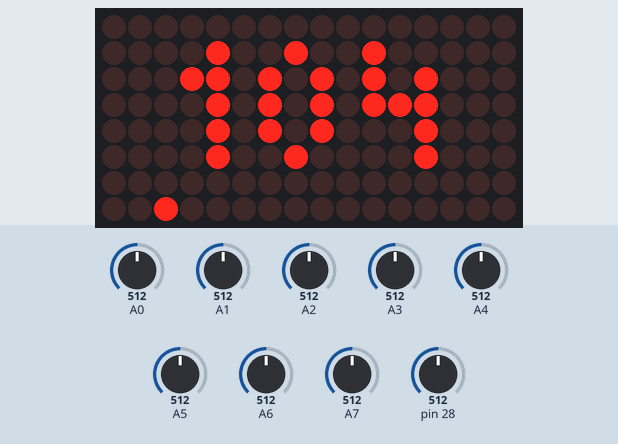
This sketch was run on a simulated Teensy 4. On the bench: 16×8 LED matrix. The test bench sets the inputs (shaded band); at power-on: pin 28 = 512, A0 = 512, A1 = 512, A2 = 512, A3 = 512, A4 = 512, A5 = 512, A6 = 512, A7 = 512. MIDI output is not drawn.

Above: at 6.2 s.
6.3 s: pin 28 set to 992
At 6.9 s:
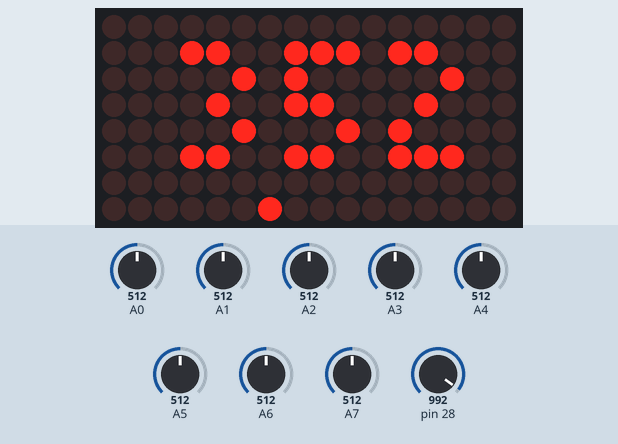
8.3 s: pin 28 set to 716
At 8.57 s:
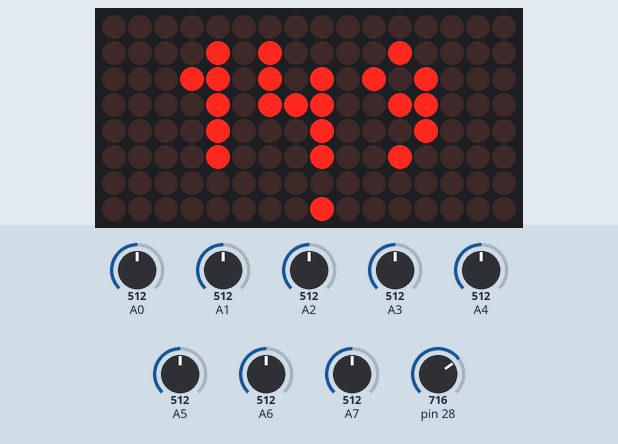
9.8 s: pin 28 set to 306
At 10.5 s:
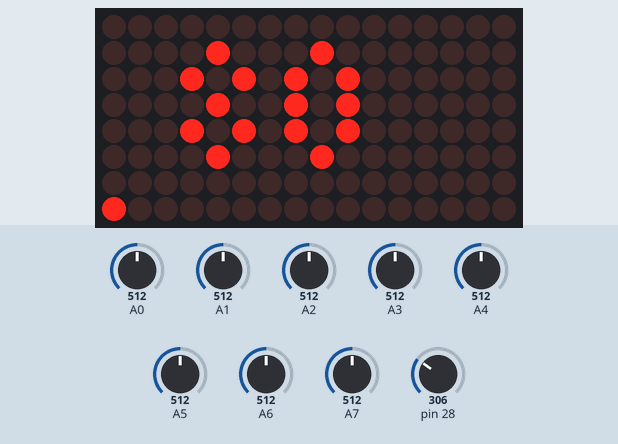
Timing chart, 0 to 12.8 s (numbered marks = the images above; inputs shaded):
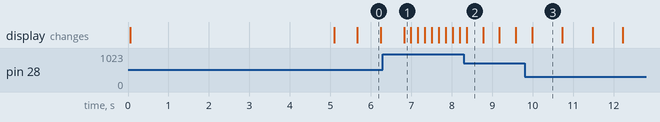

The sketch:

sequencer-modded.ino
```cpp
// (licence header left out)
/*
  Using principles from the following Arduino tutorials:
    Analog Input  - https://www.arduino.cc/en/Tutorial/BuiltInExamples/AnalogInput
    Arduino MIDI Library - https://github.com/FortySevenEffects/arduino_midi_library
*/

/* Modified by Mike, for Teensy 4.1, added an inputs for midi select and for BPM adjust...
 * also to utilize adafruit LED Matrix display
 * the code intially waits for about 5 sec for user to set midi channel, while it displays the midi channel i.e. "M9"
 * then the sequencer starts, note that it uses A0-A7 analog pins for the 8 notes of sequencer steps...
 * So I had to change the SCL and SCA for the LED Matrix I2C to SCL2 and SCA2, which means I needed to edit
 * Adafruit I2C and Adafruit LED Backpack files, changing &Wire to &Wire2...your mileage may vary
 * pins A14 for BPM input and A15 for midi channel...I didn't want to risk drama, but it is possible maybe to just use one
 * pin for that.
 * Standard Teensy Midi setup.
 */
#include <MIDI.h> //you can either use usb for midi output or wire up a midi circuit using TX1 and RX1 on T4.1
#include <Wire.h>
#include <Adafruit_GFX.h>
#include "Adafruit_LEDBackpack.h"
#include <Fonts/Picopixel.h>
//#include <Fonts/Font4x7Fixed.h>

//added code to run matrix display...if using segment led then edit as necessary
//note the Adafruit I2C and LEDBackpack were modified to use Wire2
Adafruit_8x16matrix matrix = Adafruit_8x16matrix();
//back to step sequencer code

#define NUM_POTS 8  // Starting at A0
#define MIN_POT_READING 4 // Value for the lowest note

// This is required to set up the MIDI library.
// The default MIDI setup uses the Arduino built-in serial port
// which is pin 1 for transmitting on the Arduino Uno.
MIDI_CREATE_DEFAULT_INSTANCE();

//int midiChannel = 1;  // Define which MIDI channel to transmit on (1 to 16)...not used with my code
int midiChannel;
int midird;
int numNotes;
int playingNote;
int lastNote;
float bpmmath; // used to get a BPM to display

//next section is setup for the midi channel select code
unsigned long start_millis;  // use this variable to take a snapshot of
                             //    the current number of milliseconds
                             //    since the Teensy last booted

#define HOW_LONG_TO_WAIT_IN_MILLISECONDS  5000  // use this constant to specify how long
                                                //    you want to look/wait for something
                                                //    at startup: this defines 5-seconds
//end of midi channel select code setup stuff

//back to step sequencer code
// Set the MIDI codes for the notes to be played
int notes[] = {
9,10,11,12,  13,14,15,16, 17,18,19,20,  // A- to G#0
21,22,23,24, 25,26,27,28, 29,30,31,32,  // A0 to G#1
33,34,35,36, 37,38,39,40, 41,42,43,44,  // A1 to G#2
45,46,47,48, 49,50,51,52, 53,54,55,56,  // A2 to G#3
57,58,59,60, 61,62,63,64, 65,66,67,68,  // A3 to G#4
69,70,71,72, 73,74,75,76, 77,78,79,80,  // A4 to G#5
81,82,83,84, 85,86,87,88, 89,90,91,92,  // A5 to G#6
93,94,95,96, 97,98,99,100, 101,102,103,104, // A6 to G#7
105,106,107,108, 109,110,111,112, 113,114,115,116, // A7 to G#8
};

void setup() {

  Serial.begin(9600);
//  we are not using the default SCL SDA ports, so we need to define Wire2
  Wire2.begin();

//added code to drive matrix LED and the midi channel select code
  matrix.begin(0x70);  // pass in the address.  default for led backplane

  // next section allows a delay for user to set midi channel using MIDI/BPM pot
  start_millis = millis();   // take a snapshot of the current number of
                              //    milliseconds since the Teensy booted
  while ((millis() - start_millis) < HOW_LONG_TO_WAIT_IN_MILLISECONDS)
   {
      // whatever you put here will be done repeatedly
      //    until your defined time in milliseconds expires
  midird = analogRead(A14);
  //Serial.print("analog 15 is: ");
  //Serial.println(midird);
  midiChannel = map(midird, 0, 1023, 1, 16); //map() converts the analog pot to 16 choices
  //Serial.println(midiChannel);
  delay(50);
//  matrix.setFont(&Font4x7Fixed);
  matrix.setFont(&Picopixel);
  matrix.setTextSize(1);
  matrix.setTextWrap(true);  // we dont want text to wrap so it scrolls nicely
  matrix.setTextColor(LED_ON);
  matrix.setRotation(1); //if hookup wires are on left then 1...if on right then 3
    matrix.clear();
    matrix.setCursor(1,5);
    matrix.print("M ");
    matrix.print(midiChannel);
    matrix.writeDisplay();
    delay(50);
   }
// end of midi channel select and matrix setup code


// back to step sequencer code  https://diyelectromusic.wordpress.com/2021/01/02/arduino-midi-step-sequencer/
  // This is a programming trick to work out the number of notes we've listed
  numNotes = sizeof(notes)/sizeof(notes[0]);

  playingNote = 0;
//  MIDI.turnThruOff();
  MIDI.begin(MIDI_CHANNEL_OFF);
}

void loop() {
  // MIDI Controllers should discard incoming MIDI messages...was locking up a synth without it
  while (usbMIDI.read()) {
    // read & ignore incoming messages
  }

  // Loop through each note in the sequence in turn, playing
  // the note defined by the potentiomer for that point in the sequence.

  if (playingNote >= NUM_POTS) {
    playingNote = 0;
  }
  //tracks where in the sequence it is for use on display later in the code...
  int x = (((playingNote + 1) * 2) - 2);
  int y = 7;

  // Take the reading for this pot
  int potReading = analogRead (A0+playingNote);

  // if the reading is zero (or almost zero), turn off any playing note
  if (potReading < MIN_POT_READING) {
    if (lastNote != -1) {
      MIDI.sendNoteOff(notes[lastNote], 0, midiChannel);
      usbMIDI.sendNoteOff(notes[lastNote], 0, midiChannel);
      lastNote = -1;

    }
  } else {
    // This is a special function that will take one range of values,
    // in this case the analogue input reading between 0 and 1023, and
    // produce an equivalent point in another range of numbers, in this
    // case choose one of the notes in our list.
    int playing = map(potReading, MIN_POT_READING, 1023, 0, numNotes-1);

    // If we are already playing a note then we need to turn it off first
    if (lastNote != -1) {
        MIDI.sendNoteOff(notes[lastNote], 0, midiChannel);
        usbMIDI.sendNoteOff(notes[lastNote], 0, midiChannel);
    }
    MIDI.sendNoteOn(notes[playing], 127, midiChannel);
    usbMIDI.sendNoteOn(notes[playing], 127, midiChannel);
    lastNote = playing;

 // Serial.print("playing= ");
 // Serial.println(x);
  }

  // Move on to the next note after a short delay.
  // 250 = 1/4 of a second so this is same as 240 beats per minute.
  // so this next section reads A14 and creates a ms delay as well as a BPM display
  // had to use float and remember to add decimal points so the math would work

  //so modified code to allow a pot to give the delay instead of fixed...it is set to run 1000ms to 150ms delay
  int bpmread  = analogRead(A14);
  int bpm = map(bpmread, 2, 1015, 1000, 150);
  float bpmmath = 1.0 / (bpm / 1000.0) * 60.0; //probably a better way to do this, but it is what I came up with
  int bpmshow = bpmmath;
  //Serial.print("a14=");
  //Serial.println(bpmshow);
  //Serial.println(bpmmath);
  //this dispays bpm on matrix display
//  matrix.setFont(&Font4x7Fixed);
  matrix.setFont(&Picopixel);
  matrix.setTextSize(1);
  matrix.setTextWrap(true);  // we dont want text to wrap so it scrolls nicely
  matrix.setTextColor(LED_ON);
  matrix.setRotation(1);
    matrix.clear();
    matrix.setCursor(3,5);
    matrix.print(bpmshow);
  //  matrix.drawLine(0,7, 7,7, LED_OFF);
  matrix.drawPixel(x, y, LED_ON);  //uses variables from above to plot a dot at the current step position
    matrix.writeDisplay();
  // the above modified code displays the BPM and a dot below it for each note played...

  delay(bpm);
  playingNote++;
}
```

Measured:
- what the display in image 0 shows lasts 0.5 s, from 5.7 s to 6.2 s
- what the display in image 2 shows lasts 0.4 s, from 8.4 s to 8.8 s
- what the display in image 3 shows lasts 0.7 s, from 10.0 s to 10.7 s
